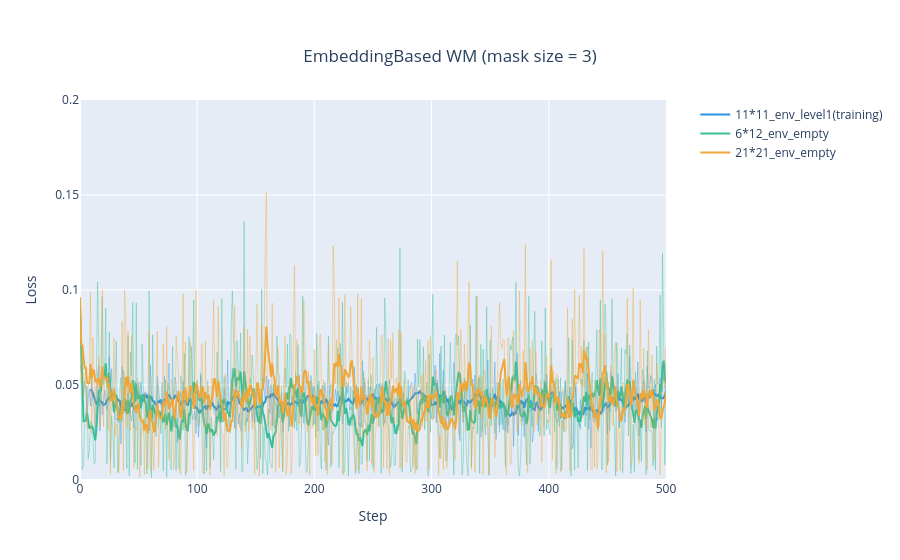

Notebook code for this chart:
### Code cell
import plotly.graph_objects as go

fig = go.Figure()

# Use step indices for the x-axis
steps = list(range(len(df)))  # Generate step indices
steps2 = list(range(len(df2)))  # Generate step indices
steps3 = list(range(len(df3)))  # Generate step indices

# 1. 11*11
# Add the Original Loss Curve (background)
fig.add_trace(go.Scatter(
    x=steps,
    y=df["loss_obs"],
    mode='lines',
    name='Original Loss (Background)',
    line=dict(color='#2C91E0', width=1),  # Gray background with thin lines
    opacity=0.4,  # Make it semi-transparent
    showlegend=False
))

# Add the Smoothed Loss Curve (foreground)
fig.add_trace(go.Scatter(
    x=steps,
    y=df['loss_smooth'],
    mode='lines',
    name='11*11_env_level1(training)',
    line=dict(color='#2C91E0', width=2)  # Highlighted, thicker line
))

# 2. 6*12
fig.add_trace(go.Scatter(
    x=steps2,
    y=df2["loss"],
    mode='lines',
    name='Original Loss (Background)',
    line=dict(color='#3ABF99', width=1),  # Gray background with thin lines
    opacity=0.4,  # Make it semi-transparent
    showlegend=False
))

# Add the Smoothed Loss Curve (foreground)
fig.add_trace(go.Scatter(
    x=steps2,
    y=df2['loss_smooth'],
    mode='lines',
    name='6*12_env_empty',
    line=dict(color='#3ABF99', width=2)  # Highlighted, thicker line
))

# 3. 21*21
fig.add_trace(go.Scatter(
    x=steps3,
    y=df3["loss"],
    mode='lines',
    name='Original Loss (Background)',
    line=dict(color='#F0A73A', width=1),  # Gray background with thin lines
    opacity=0.4,  # Make it semi-transparent
    showlegend=False
))

# Add the Smoothed Loss Curve (foreground)
fig.add_trace(go.Scatter(
    x=steps3,
    y=df3['loss_smooth'],
    mode='lines',
    name='21*21_env_empty',
    line=dict(color='#F0A73A', width=2)  # Highlighted, thicker line
))

# Update the layout with a centered title
fig.update_layout(
    title=dict(
        text="EmbeddingBased WM (mask size = 3)",
        x=0.5,
        xanchor='center',
        yanchor='top'
    ),
    xaxis_title="Step",
    yaxis_title="Loss",
    xaxis=dict(range=[0, 500]),  # 限制 X 轴范围
    yaxis=dict(range=[0, 0.2]),  # 限制 Y 轴范围
    legend=dict(
        x=1.05,
        y=1,
        xanchor='left',
        yanchor='top'
    ),
    margin=dict(r=150)
)
fig.show()

### Figure 1 — Plotly figure (JSON) as saved in the notebook; plotly's stock layout.template omitted (floating-point values rounded to 4 significant figures; data arrays with more than 128 entries replaced by an {"elided": "..."} marker saying what was removed)
{"data": [{"line": {"color": "#2C91E0", "width": 1}, "mode": "lines", "name": "Original Loss (Background)", "opacity": 0.4, "showlegend": false, "type": "scatter", "x": {"elided": "748 int values"}, "y": {"elided": "748 float values"}}, {"line": {"color": "#2C91E0", "width": 2}, "mode": "lines", "name": "11*11_env_level1(training)", "type": "scatter", "x": {"elided": "748 int values"}, "y": {"elided": "748 float values"}}, {"line": {"color": "#3ABF99", "width": 1}, "mode": "lines", "name": "Original Loss (Background)", "opacity": 0.4, "showlegend": false, "type": "scatter", "x": {"elided": "1200 int values"}, "y": {"elided": "1200 float values"}}, {"line": {"color": "#3ABF99", "width": 2}, "mode": "lines", "name": "6*12_env_empty", "type": "scatter", "x": {"elided": "1200 int values"}, "y": {"elided": "1200 float values"}}, {"line": {"color": "#F0A73A", "width": 1}, "mode": "lines", "name": "Original Loss (Background)", "opacity": 0.4, "showlegend": false, "type": "scatter", "x": {"elided": "637 int values"}, "y": {"elided": "637 float values"}}, {"line": {"color": "#F0A73A", "width": 2}, "mode": "lines", "name": "21*21_env_empty", "type": "scatter", "x": {"elided": "637 int values"}, "y": {"elided": "637 float values"}}], "layout": {"legend": {"x": 1.05, "xanchor": "left", "y": 1, "yanchor": "top"}, "margin": {"r": 150}, "title": {"text": "EmbeddingBased WM (mask size = 3)", "x": 0.5, "xanchor": "center", "yanchor": "top"}, "xaxis": {"range": [0, 500], "title": {"text": "Step"}}, "yaxis": {"range": [0, 0.2], "title": {"text": "Loss"}}}}
